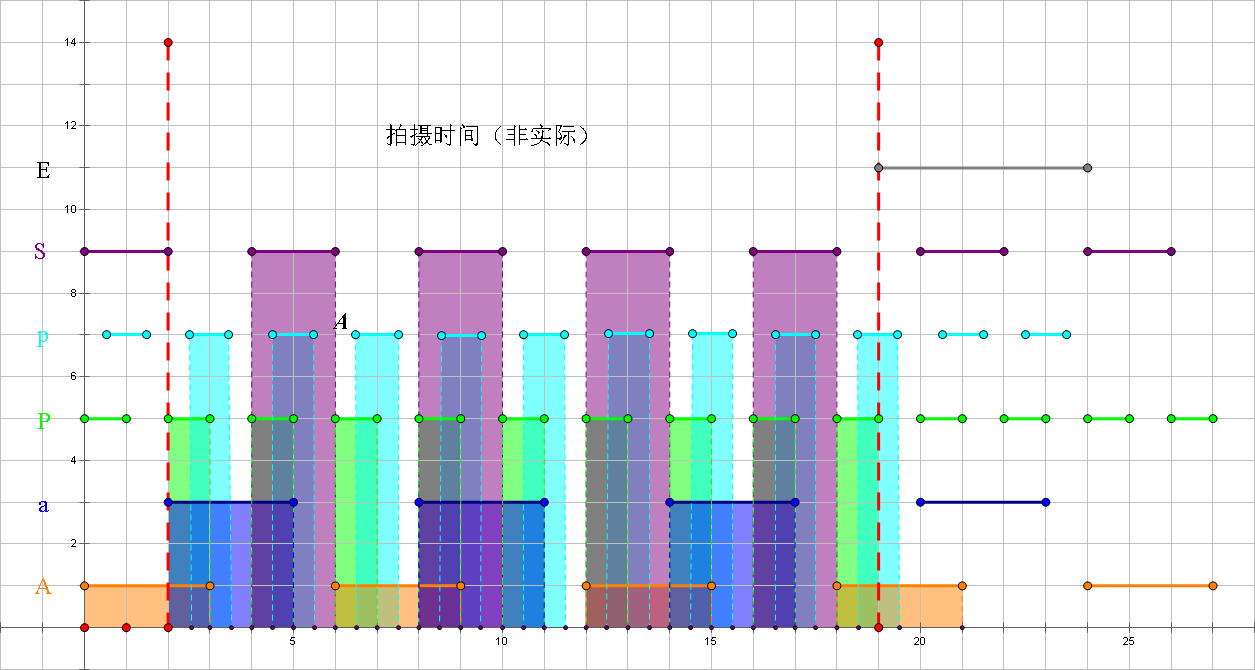
%> input picture images/2015-IM2C/1.png, 1255 x 670 px, given in place of 22.png, which was not available
$ octave test_figure.m   (GNU Octave 9; MATLAB toolbox functions it lacks are replaced by stand-ins)
%> lines starting %> are read from the running program, lines starting %| are printed output that depends on the picture; in (x1, y1, x2, y2) boxes, pixels count from 0 and x2, y2 are one past the last pixel; in counts of white or black regions, pixels touching at a corner belong together; the program's own positions count from 1; pictures that were not available may be replaced by others from this repository, and a replacement may not be noted
%图像颜色预处理
cd('C:\Users\hasee\Desktop\19美赛\比赛开始\图\5层')
empty=imread('22.png');
%> empty is the input picture: size 670x1255x3 uint8; mean R, G, B 218.4, 224.6, 231.9
s=size(empty)
%> s = [670 1255 3]
image(empty)
for i =1:s(1)
    for j=1:s(2)
        if ~(empty(i,j,1)==255 &&  empty(i,j,2)==255 && empty(i,j,3)==255) && ...
                (empty(i,j,1)==empty(i,j,2) && empty(i,j,1)==empty(i,j,3))
            empty(i,j,1)=0;
            empty(i,j,2)=0;
            empty(i,j,3)=0;
        end
    end
end
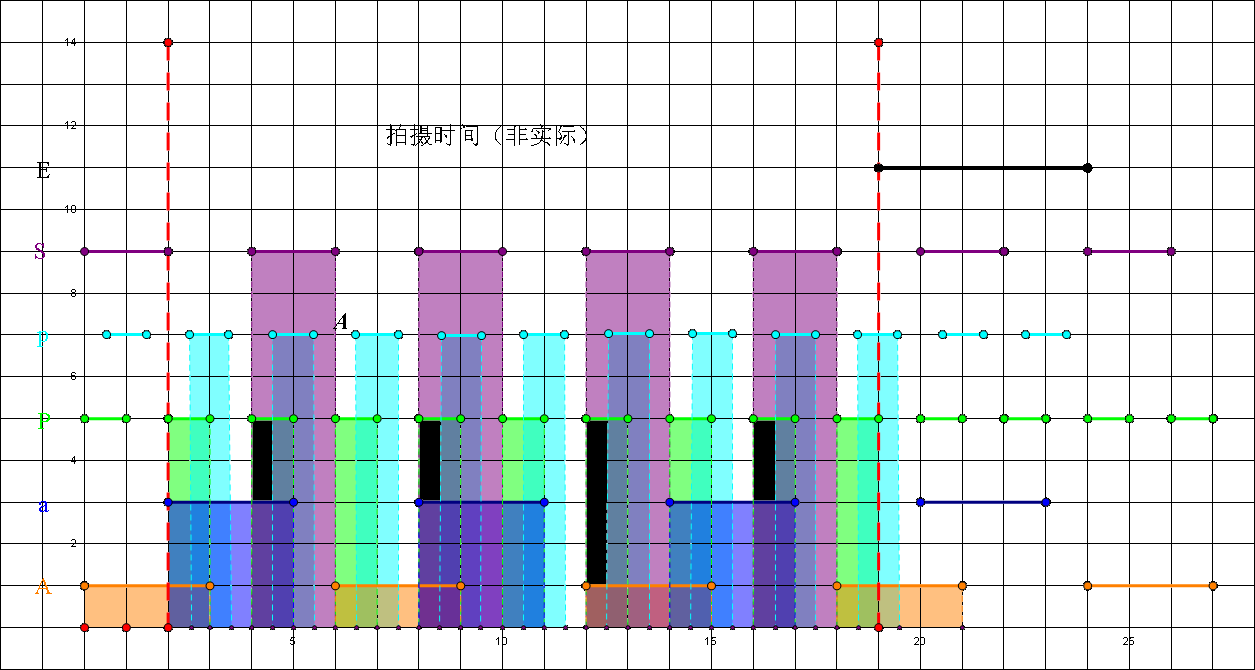
%> empty: size 670x1255x3 uint8; 4.97% of pixels changed, all inside (x1, y1, x2, y2) = (0, 0, 1255, 670)
image(empty)
imwrite(empty,test.png')

%拼图
p1=imread('1.png');
p2=imread('2.png');
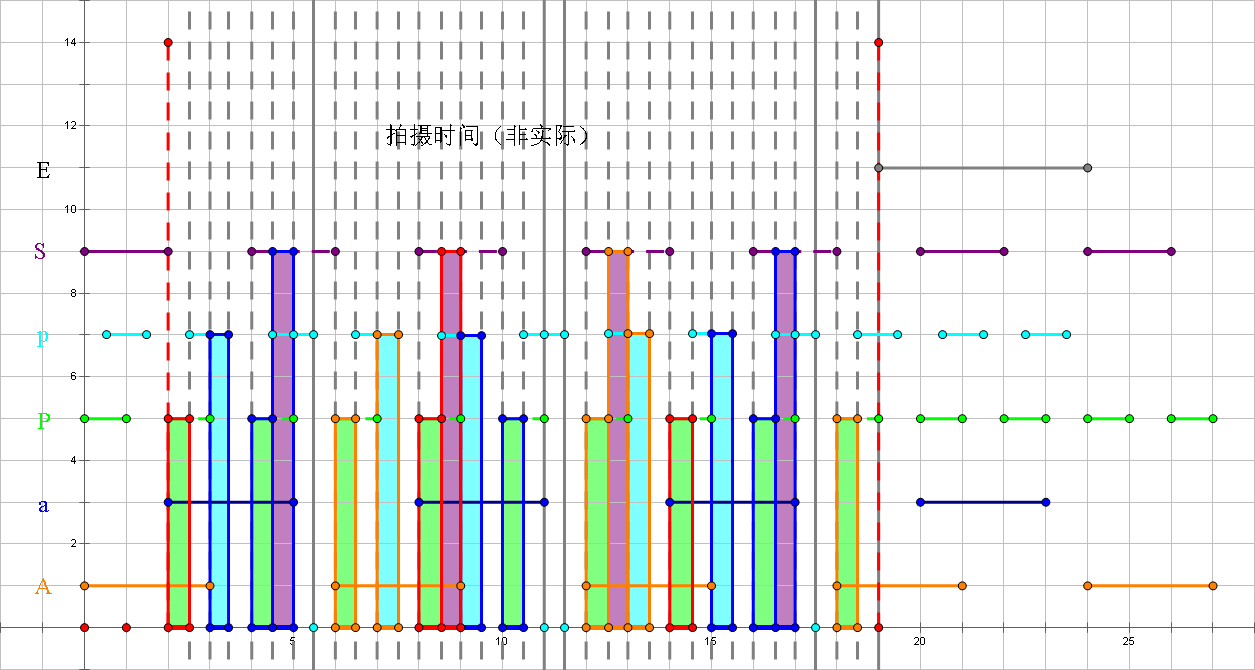
%> input picture images/2015-IM2C/2.png, 1255 x 670 px
%> p2 is the input picture: size 670x1255x3 uint8; mean R, G, B 231, 234.5, 233.6
p3=imread('3.png');
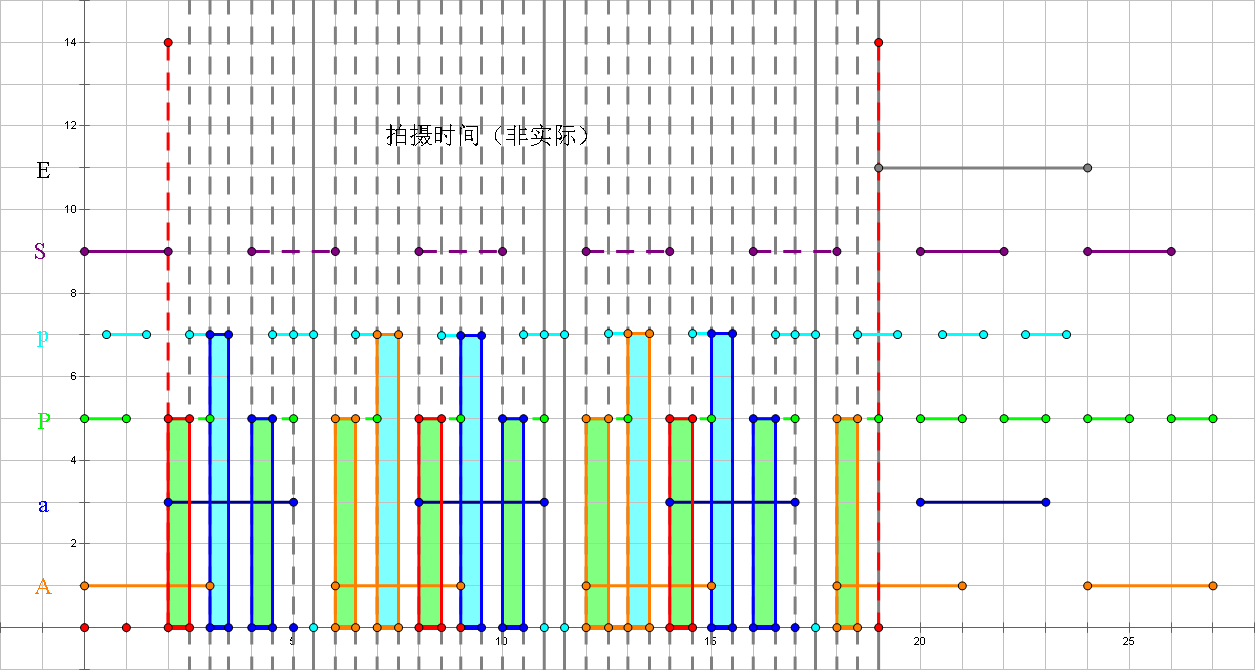
%> input picture images/2015-IM2C/3.png, 1255 x 670 px
%> p3 is the input picture: size 670x1255x3 uint8; mean R, G, B 233, 238.9, 235.6
p4=imread('4.png');
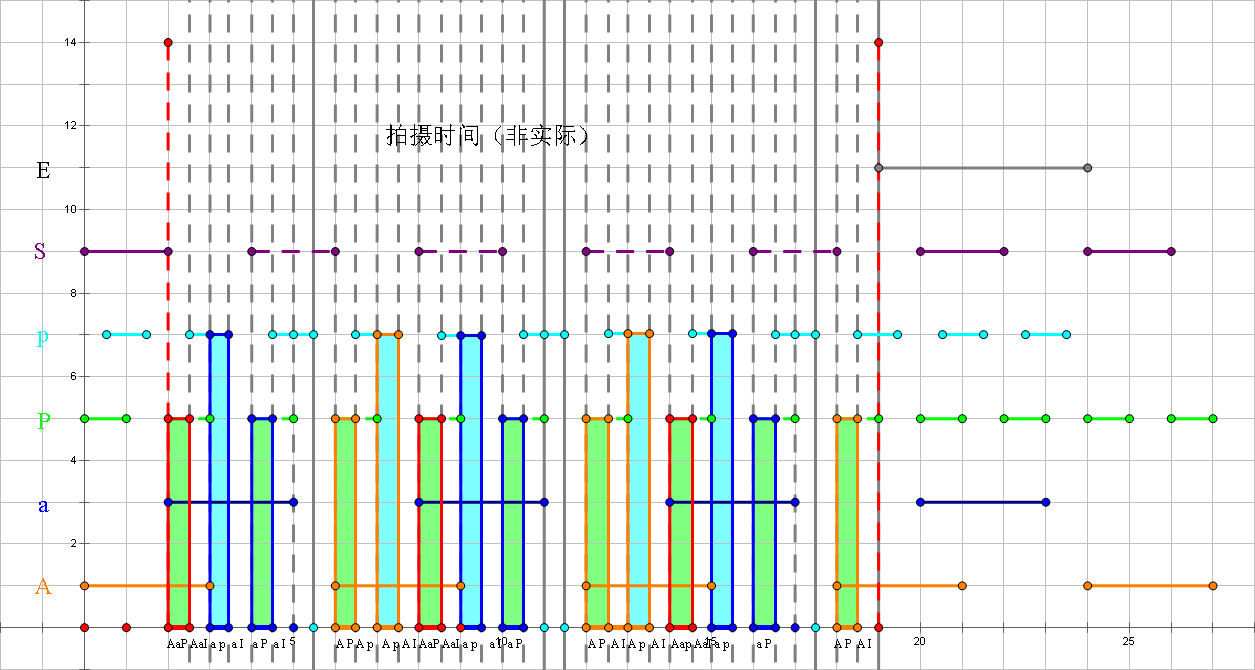
%> input picture images/2015-IM2C/4.png, 1255 x 670 px
%> p4 is the input picture: size 670x1255x3 uint8; mean R, G, B 232.8, 238.7, 235.4
p5=imread('5.png');
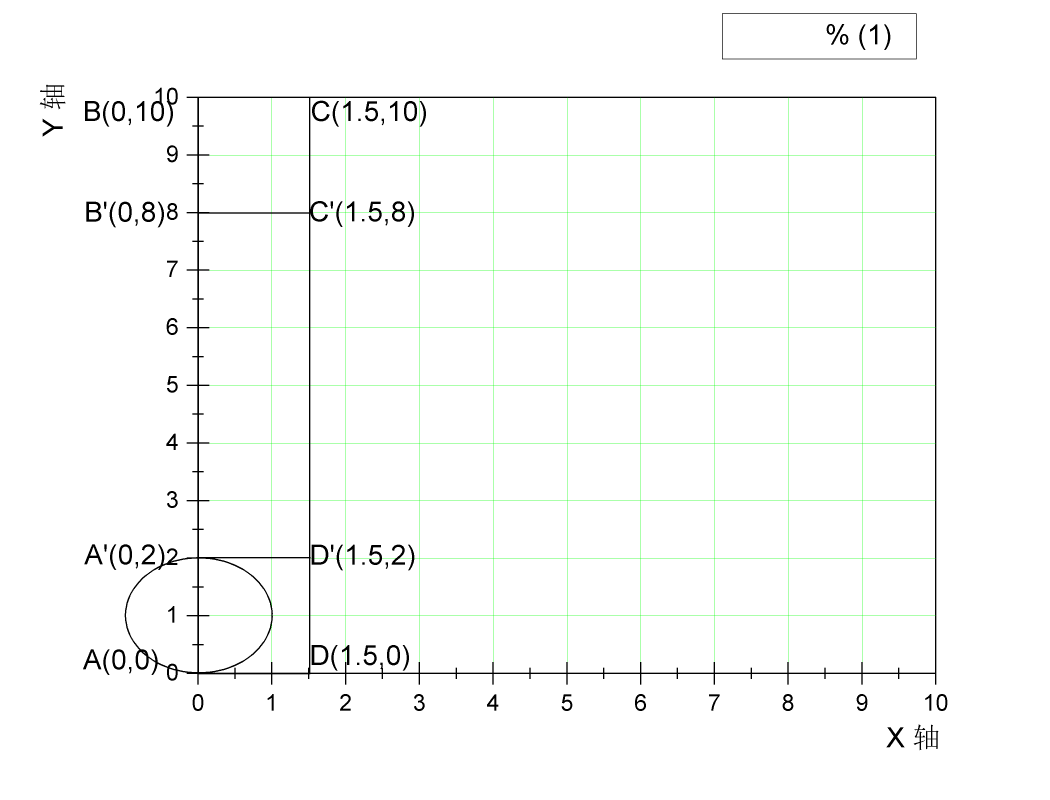
%> input picture images/2014-SHMCM/5.png, 3150 x 2400 px (shown at 1/3 size)
%> (the run ends here)
